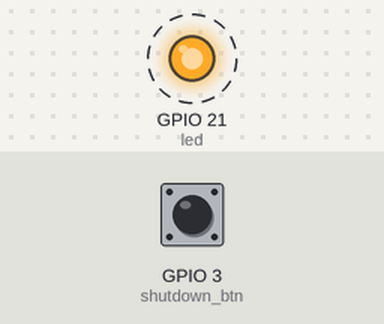
The program below on a simulated Raspberry Pi (BCM pin numbers). Shown: output pins drawn as LEDs (lit = HIGH). Dashed ring = blinking. The inputs (shaded band) are chosen by the test bench; at power-on: GPIO 3 (shutdown_btn) HIGH. The run ends when the program shuts the computer down; what the program prints to the terminal is not drawn. At 4.3 s the program puts the board to deep sleep or switches it off; the recording ends there.

Above: at 1.2 s.
1.3 s: GPIO 3 (shutdown_btn) pulled LOW for 0.15 s
Timing chart, 0 to 4.3 s (numbered marks = the images above; inputs shaded):
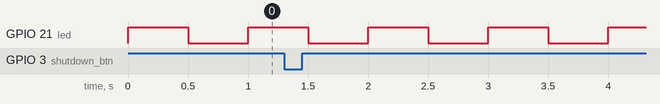

The program:

apagar.py
```python
# Ejecutar como root con sudo

from gpiozero import Button, LED
from subprocess import check_call
from signal import pause

# Boton de apagado; debe mantenerse pulsado 3 segundos
shutdown_btn = Button(3, hold_time=3)
# LED opcional para saber que todo va bien
led = LED(21)


# Funcion que se ejecuta cuando pulsamos el boton
def shutdown():
    # Parpadear el LED mas rapido mientras se esta apagando
    led.blink(on_time=0.1, off_time=0.1)
    check_call(['sudo', 'poweroff'])


# Parpadear el LED opcional para saber que
# todo esta funcionando bien
led.blink(on_time=0.5, off_time=0.5)
# Asignar la funcion shutdown al mantener el boton pulsado
shutdown_btn.when_held = shutdown

# Mantener el programa pausado
pause()
```

Measured:
- by itself, GPIO 21 (led): alternates HIGH for 0.50 s and LOW for 0.50 s
